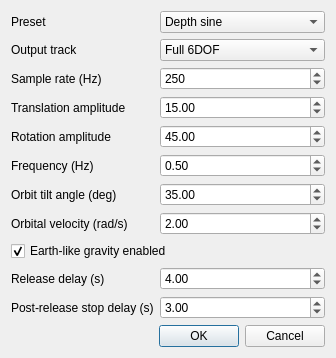
<?xml version="1.0" encoding="UTF-8"?>
<ui version="4.0">
 <class>synthetic_ui</class>
 <widget class="QWidget" name="synthetic_ui">
  <property name="windowTitle">
   <string>Synthetic Test Tracker</string>
  </property>
  <layout class="QVBoxLayout" name="verticalLayout">
   <item>
    <layout class="QFormLayout" name="formLayout">
     <item row="0" column="0">
      <widget class="QLabel" name="label_preset">
       <property name="text">
        <string>Preset</string>
       </property>
      </widget>
     </item>
     <item row="0" column="1">
      <widget class="QComboBox" name="preset">
       <item><property name="text"><string>Depth sine</string></property></item>
       <item><property name="text"><string>Depth ramp</string></property></item>
       <item><property name="text"><string>Yaw sine</string></property></item>
       <item><property name="text"><string>Orbit 6DOF</string></property></item>
       <item><property name="text"><string>Step depth</string></property></item>
       <item><property name="text"><string>Step yaw</string></property></item>
       <item><property name="text"><string>Orbit release experiment</string></property></item>
      </widget>
     </item>
     <item row="1" column="0">
      <widget class="QLabel" name="label_output">
       <property name="text"><string>Output track</string></property>
      </widget>
     </item>
     <item row="1" column="1">
      <widget class="QComboBox" name="output_mode">
       <item><property name="text"><string>Full 6DOF</string></property></item>
       <item><property name="text"><string>Position only</string></property></item>
       <item><property name="text"><string>Rotation only</string></property></item>
      </widget>
     </item>
     <item row="2" column="0">
      <widget class="QLabel" name="label_rate">
       <property name="text"><string>Sample rate (Hz)</string></property>
      </widget>
     </item>
     <item row="2" column="1">
      <widget class="QSpinBox" name="sample_rate_hz">
       <property name="minimum"><number>30</number></property>
       <property name="maximum"><number>1000</number></property>
       <property name="value"><number>250</number></property>
      </widget>
     </item>
     <item row="3" column="0">
      <widget class="QLabel" name="label_t_amp">
       <property name="text"><string>Translation amplitude</string></property>
      </widget>
     </item>
     <item row="3" column="1">
      <widget class="QDoubleSpinBox" name="translation_amplitude">
       <property name="minimum"><double>0.000000000000000</double></property>
       <property name="maximum"><double>200.000000000000000</double></property>
       <property name="value"><double>15.000000000000000</double></property>
      </widget>
     </item>
     <item row="4" column="0">
      <widget class="QLabel" name="label_r_amp">
       <property name="text"><string>Rotation amplitude</string></property>
      </widget>
     </item>
     <item row="4" column="1">
      <widget class="QDoubleSpinBox" name="rotation_amplitude">
       <property name="minimum"><double>0.000000000000000</double></property>
       <property name="maximum"><double>180.000000000000000</double></property>
       <property name="value"><double>45.000000000000000</double></property>
      </widget>
     </item>
     <item row="5" column="0">
      <widget class="QLabel" name="label_freq">
       <property name="text"><string>Frequency (Hz)</string></property>
      </widget>
     </item>
     <item row="5" column="1">
      <widget class="QDoubleSpinBox" name="frequency_hz">
       <property name="minimum"><double>0.010000000000000</double></property>
       <property name="maximum"><double>10.000000000000000</double></property>
       <property name="singleStep"><double>0.050000000000000</double></property>
       <property name="value"><double>0.500000000000000</double></property>
      </widget>
     </item>
     <item row="6" column="0">
      <widget class="QLabel" name="label_orbit_tilt">
       <property name="text"><string>Orbit tilt angle (deg)</string></property>
      </widget>
     </item>
     <item row="6" column="1">
      <widget class="QDoubleSpinBox" name="orbit_tilt_deg">
       <property name="minimum"><double>0.000000000000000</double></property>
       <property name="maximum"><double>85.000000000000000</double></property>
       <property name="singleStep"><double>1.000000000000000</double></property>
       <property name="value"><double>35.000000000000000</double></property>
      </widget>
     </item>
     <item row="7" column="0">
      <widget class="QLabel" name="label_orbit_vel">
       <property name="text"><string>Orbital velocity (rad/s)</string></property>
      </widget>
     </item>
     <item row="7" column="1">
      <widget class="QDoubleSpinBox" name="orbital_velocity">
       <property name="minimum"><double>0.010000000000000</double></property>
       <property name="maximum"><double>20.000000000000000</double></property>
       <property name="singleStep"><double>0.100000000000000</double></property>
       <property name="value"><double>2.000000000000000</double></property>
      </widget>
     </item>
     <item row="8" column="0" colspan="2">
      <widget class="QCheckBox" name="gravity_enabled">
       <property name="text"><string>Earth-like gravity enabled</string></property>
       <property name="checked"><bool>true</bool></property>
      </widget>
     </item>
     <item row="9" column="0">
      <widget class="QLabel" name="label_release_delay">
       <property name="text"><string>Release delay (s)</string></property>
      </widget>
     </item>
     <item row="9" column="1">
      <widget class="QDoubleSpinBox" name="release_delay_s">
       <property name="minimum"><double>0.000000000000000</double></property>
       <property name="maximum"><double>30.000000000000000</double></property>
       <property name="singleStep"><double>0.100000000000000</double></property>
       <property name="value"><double>4.000000000000000</double></property>
      </widget>
     </item>
     <item row="10" column="0">
      <widget class="QLabel" name="label_post_release">
       <property name="text"><string>Post-release stop delay (s)</string></property>
      </widget>
     </item>
     <item row="10" column="1">
      <widget class="QDoubleSpinBox" name="post_release_stop_delay_s">
       <property name="minimum"><double>0.000000000000000</double></property>
       <property name="maximum"><double>30.000000000000000</double></property>
       <property name="singleStep"><double>0.100000000000000</double></property>
       <property name="value"><double>3.000000000000000</double></property>
      </widget>
     </item>
    </layout>
   </item>
   <item>
    <widget class="QDialogButtonBox" name="buttonBox">
     <property name="standardButtons">
      <set>QDialogButtonBox::Cancel|QDialogButtonBox::Ok</set>
     </property>
    </widget>
   </item>
  </layout>
 </widget>
 <resources/>
 <connections/>
</ui>
